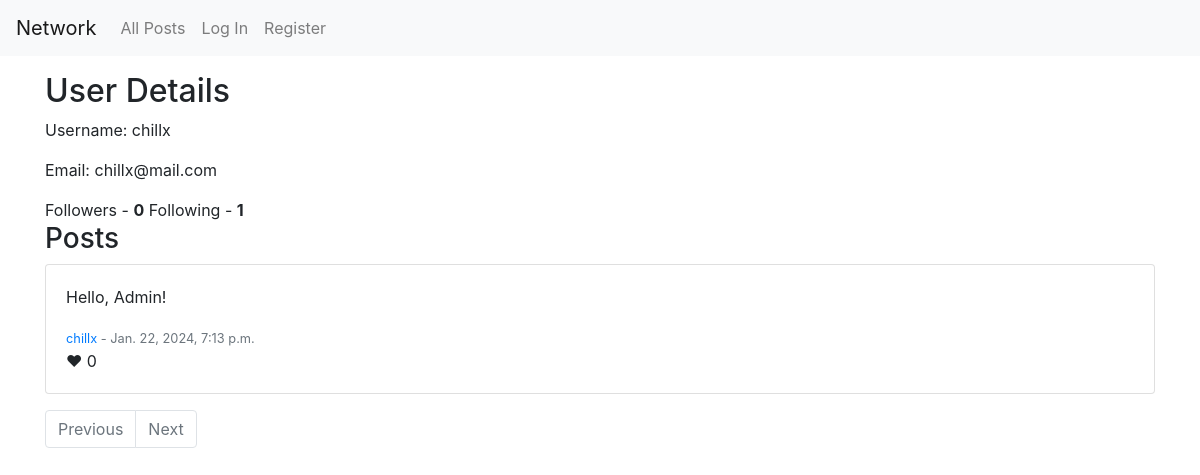
The page /user/chillx on the database as committed earlier.
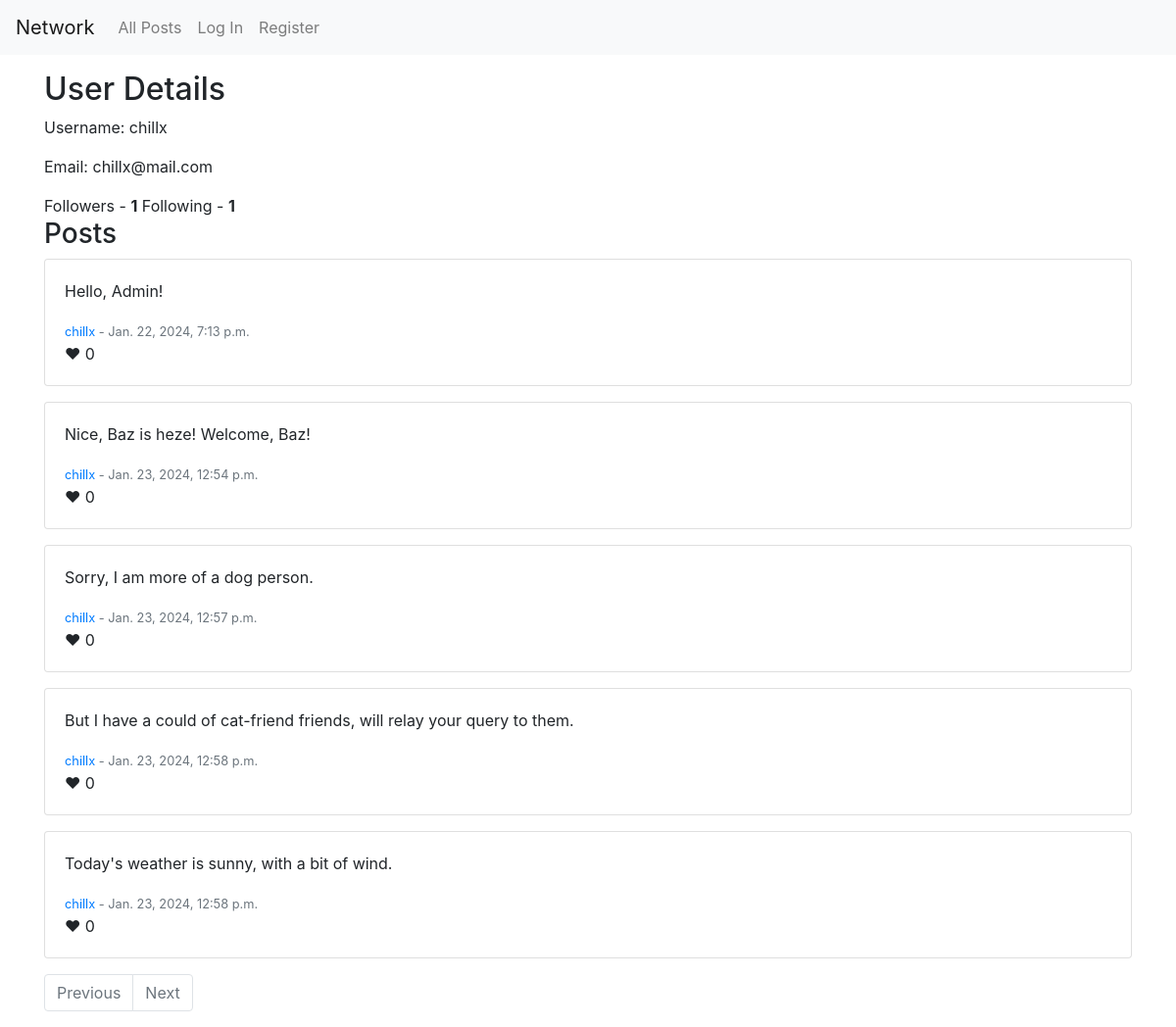
The same page on the database as committed later.
### network/models.py (models this page shows, shortened)
class Post(models.Model):
    content = models.TextField()
    created_at = models.DateTimeField(auto_now_add=True)
    last_updated = models.DateTimeField(null=True, blank=True)
    user = models.ForeignKey(User, on_delete=models.CASCADE, related_name='posts')
    likes = models.ManyToManyField(User, related_name='liked_posts', blank=True)

class User(AbstractUser):
    def __str__(self):
        return self.username

### network/views.py (the view)
# urls.py: path("user/<str:username>", views.user_view, name="user_details"),
def user_view(request, username):
    targetUser  = User.objects.get(username=username)
    posts = Post.objects.filter(user=targetUser)
    p = Paginator(posts, 10)
    page_number = request.GET.get('page', 1)
    pagecontent = p.get_page(page_number)
    followers = Follow.objects.filter(following=targetUser)
    following = Follow.objects.filter(follower=targetUser)
    is_following = False
    if request.user.is_authenticated:
        is_following = Follow.objects.filter(follower=request.user, following=targetUser).exists()
    return render(request, "network/user_details.html", {"targetUser": targetUser, "pagecontent": pagecontent, "followers": followers, "following": following, "is_following": is_following})

### network/templates/network/user_details.html (shortened to what this page needs)
{% extends "network/layout.html" %}
{% block body %}
    <div class="container mt-3">
        <h2>User Details</h2>
        <p>Username: {{ targetUser.username }}</p>
        <p>Email: {{ targetUser.email }}</p>
        <span>Followers - <b>{{ followers.count }}</b>
        Following - <b>{{ following.count }}</b>
        </span>
        <h3>Posts</h3>
        {% include "network/post_display.html" %}
    </div>
{% endblock %}

### network/templates/network/post_display.html (shortened to what this page needs)
{% for post in pagecontent %}
<div class="card mb-3">
    <div class="card-body">
        <p class="content card-text" id="post-{{post.id}}">{{ post.content }}</p>
        <small class="text-muted"><a href="{% url 'user_details' username=post.user.username %}">{{ post.user.username }}</a>
        <span  id="history-{{post.id}}">
            {% if not post.last_updated %}
                - {{ post.created_at }}
            {% else %}
                Edited at: {{ post.last_updated }}
            {% endif %}
        </span>
        </small>
        <div class="likes-section">
            <span class="heart-icon">&#10084;
            <span class="like-count" id="like-count-{{post.id}}">{{ post.likes.count }}</span></span>
            <br>
        </div>
    </div>
</div>
{% endfor %}

Rows that differ between the two databases and show on the page:
added Post: content "Nice, Baz is heze! Welcome, Baz!", user.username "chillx", created_at "Jan. 23, 2024, 12:54 p.m.", likes.count "0"
added Post: content "Sorry, I am more of a dog person.", user.username "chillx", created_at "Jan. 23, 2024, 12:57 p.m.", likes.count "0"
added Post: content "But I have a could of cat-friend friends, will relay your query to them.", user.username "chillx", created_at "Jan. 23, 2024, 12:58 p.m.", likes.count "0"
added Post: content "Today's weather is sunny, with a bit of wind.", user.username "chillx", created_at "Jan. 23, 2024, 12:58 p.m.", likes.count "0"
Other text that changed with them:
{{ followers.count }}: "0" → "1"
